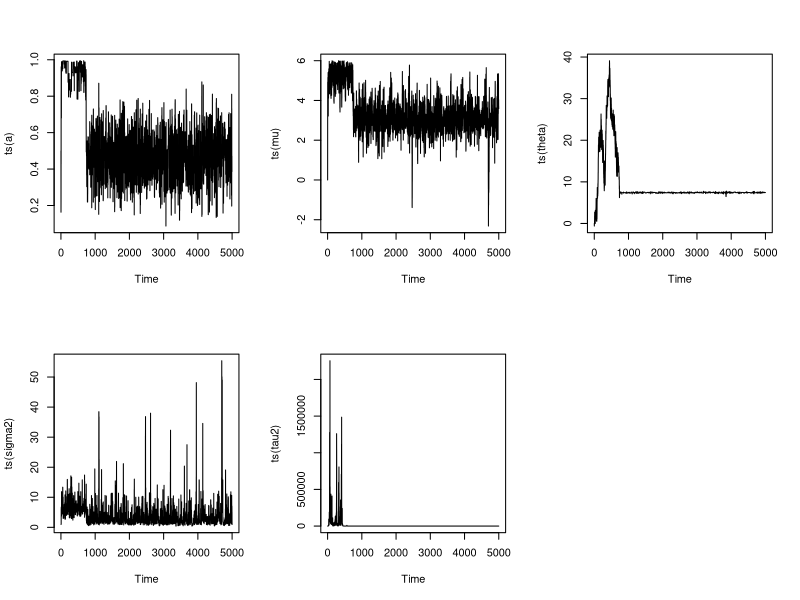
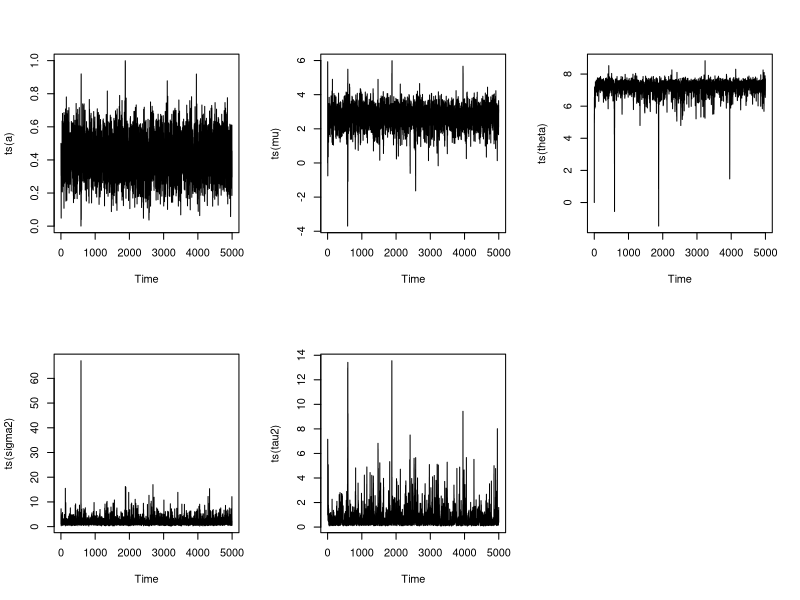

Write R code to recreate these figures, in order.
#the function of R_hat to judge the convergence
Rhat <- function(data){
  n <- dim(data)[1]
  r <- dim(data)[2]
  pj <- apply(data,2,mean)
  sj <- apply(data,2,var)
  pjk <- mean(pj)
  B <- sum((pj-pjk)^2)*n/(r-1)
  W <- mean(sj)
  R <- ((1-1/n)*W+B/n)/W
  return(R)
}

#Q1
#method 1
set.seed(0)
g <- function(x){abs(cos(x))/x*exp(-(log(x)-3)^2)}

N <- 100000  #the sample size of each estimate
estimate <- c()
data <- c()
for(i in 1:10){
  X <- rlnorm(N)
  Y <- g(X)/dlnorm(X)
  estimate[i] <- mean(Y)
  data <- cbind(data,Y)
}

mean(estimate)
sd(estimate)

#method 2
set.seed(0)
N <- 1000  #the sample size of each estimate
estimate <- c()
data <- c()
lsd= sqrt(0.5)
a=sqrt(pi)
for(i in 1:10){
  X <- rlnorm(N,3,lsd)
  Y <- abs(cos(X))
  estimate[i] <- mean(Y)
  data <- cbind(data,Y)
}
estimate= a* estimate


estimate
mean(estimate)
sd(estimate)


#Q2

#method 1
set.seed(0)

r.TruncatedNorm <- function(mu, sigma,lower,upper){
  temp <- rnorm(1,mu,sigma)
  while((temp>=upper)|(temp<=lower)){temp <- rnorm(1,mu,sigma)}
  return(temp)
}

data <- c(1, 2, 2.5, 3, 3.5, 4, 5, 7.0, 7.2, 7.3, 7.35, 7.4, 7.45, 7.5, 7.6, 7.9)

d.target <- function(a,mu,theta,sigma2,tau2){prod(a*dnorm(data,mu,sqrt(sigma2))+(1-a)*dnorm(data,theta,sqrt(tau2)))*1/sigma2*1/tau2}

N <- 5000 #sample size
M <- 5 #number of chains
A <- c()
Mu <- c()
Theta <- c()
Sigma2 <- c()
Tau2 <- c()

for(m in 1:M){
  a <- rep(NA,N);a[1] <- 0.5
  mu <- rep(NA,N);mu[1] <- 0
  theta <- rep(NA,N);theta[1] <- 0
  sigma2 <- rep(NA,N);sigma2[1] <- 1
  tau2 <- rep(NA,N);tau2[1] <- 1
  sigma <- 1 #the sigma of the proposal norm distribution
  for(i in 2:N){
    a.try <- runif(1)
    r <- d.target(a.try,mu[i-1],theta[i-1],sigma2[i-1],tau2[i-1])/d.target(a[i-1],mu[i-1],theta[i-1],sigma2[i-1],tau2[i-1])
    r <- min(r,1)
    u=runif(1,0,1)
    if(u<r){
      a[i] <- a.try
    }else{
      a[i] <- a[i-1]
    }
    
    mu.try <- r.TruncatedNorm(mu[i-1],sigma,-Inf,6)
    r <- d.target(a[i],mu.try,theta[i-1],sigma2[i-1],tau2[i-1])/d.target(a[i],mu[i-1],theta[i-1],sigma2[i-1],tau2[i-1])
    r <- min(r,1)
    u=runif(1,0,1)
    if(u<r){
      mu[i] <- mu.try
    }else{
      mu[i] <- mu[i-1]
    }
    
    theta.try <- rnorm(1,theta[i-1],sigma)
    r <- d.target(a[i],mu[i],theta.try,sigma2[i-1],tau2[i-1])/d.target(a[i],mu[i],theta[i-1],sigma2[i-1],tau2[i-1])
    r <- min(r,1)
    u=runif(1,0,1)
    if(u<r){
      theta[i] <- theta.try
    }else{
      theta[i] <- theta[i-1]
    }
    
    sigma2.try <- rlnorm(1,log(sigma2[i-1])-sigma^2/2,sigma)
    r <- d.target(a[i],mu[i],theta[i],sigma2.try,tau2[i-1])/d.target(a[i],mu[i],theta[i],sigma2[i-1],tau2[i-1])*dlnorm(sigma2[i-1],log(sigma2.try)-sigma^2/2,sigma)/dlnorm(sigma2.try,log(sigma2[i-1])-sigma^2/2,sigma)
    r <- min(r,1)
    u=runif(1,0,1)
    if(u<r){
      sigma2[i] <- sigma2.try
    }else{
      sigma2[i] <- sigma2[i-1]
    }
    
    tau2.try <- rlnorm(1,log(tau2[i-1])-sigma^2/2,sigma)
    r <- d.target(a[i],mu[i],theta[i],sigma2[i],tau2.try)/d.target(a[i],mu[i],theta[i],sigma2[i],tau2[i-1])*dlnorm(tau2[i-1],log(tau2.try)-sigma^2/2,sigma)/dlnorm(tau2.try,log(tau2[i-1])-sigma^2/2,sigma)
    r <- min(r,1)
    u=runif(1,0,1)
    if(u<r){
      tau2[i] <- tau2.try
    }else{
      tau2[i] <- tau2[i-1]
    }
  }
  
  A <- cbind(A,a)
  Mu <- cbind(Mu,mu)
  Theta <- cbind(Theta,theta)
  Sigma2 <- cbind(Sigma2,sigma2)
  Tau2 <- cbind(Tau2,tau2)
}


par(mfrow=c(2,3))
plot(ts(a))
plot(ts(mu))
plot(ts(theta))
plot(ts(sigma2))
plot(ts(tau2))

Rhat(A[-(1:(N/2)),])
Rhat(Mu[-(1:(N/2)),])
Rhat(Theta[-(1:(N/2)),])
Rhat(Sigma2[-(1:(N/2)),])
Rhat(Tau2[-(1:(N/2)),])


#method2
set.seed(0)
N <- 5000 #sample size
n <- length(data) #data size
M <- 5 #number of chains
A <- c()
Mu <- c()
Theta <- c()
Sigma2 <- c()
Tau2 <- c()

for(m in 1:M){
  a <- rep(NA,N);a[1] <- 0.5
  mu <- rep(NA,N);mu[1] <- 0
  theta <- rep(NA,N);theta[1] <- 0
  sigma2 <- rep(NA,N);sigma2[1] <- 1
  tau2 <- rep(NA,N);tau2[1] <- 1
  z <- matrix(NA,nr=N,nc=n);z[1,] <- rbinom(n,1,0.5)
  
  for(i in 2:N){
    a[i] <- rbeta(1,sum(z[i-1,])+1,sum((1-z[i-1,]))+1)
    mu[i] <- rnorm(1,5*sum(z[i-1,]*data)/(5*sum(z[i-1,])+sigma2[i-1]),sqrt(5*sigma2[i-1]/(5*sum(z[i-1,])+sigma2[i-1])))
    theta[i] <- rnorm(1,5*sum((1-z[i-1,])*data)/(5*sum((1-z[i-1,]))+tau2[i-1]),sqrt(5*tau2[i-1]/(5*sum((1-z[i-1,]))+tau2[i-1])))
    sigma2[i] <- 1/rgamma(1,sum(z[i-1,])/2+1,sum(z[i-1,]*(data-mu[i])^2)/2+1)
    tau2[i] <- 1/rgamma(1,sum((1-z[i-1,]))/2+1,sum((1-z[i-1,])*(data-theta[i])^2)/2+1)
    
    if(mu[i]>=6){
      a[i] <- 1-a[i]
      temp <- mu[i]
      mu[i] <- theta[i]
      theta[i] <- temp
      temp <- sigma2[i]
      sigma2[i] <- tau2[i]
      tau2[i] <- temp
    }
    
    a1 <- a[i]/(sigma2[i])^(5/2)*exp(-(data-mu[i])^2/2/sigma2[i])
    a2 <- (1-a[i])/(tau2[i])^(5/2)*exp(-(data-theta[i])^2/2/tau2[i])
    z[i,] <- rbinom(rep(1,n),rep(1,n),a1/(a1+a2))
  }
  
  A <- cbind(A,a)
  Mu <- cbind(Mu,mu)
  Theta <- cbind(Theta,theta)
  Sigma2 <- cbind(Sigma2,sigma2)
  Tau2 <- cbind(Tau2,tau2)
}

Rhat(A[-(1:(N/2)),])
Rhat(Mu[-(1:(N/2)),])
Rhat(Theta[-(1:(N/2)),])
Rhat(Sigma2[-(1:(N/2)),])
Rhat(Tau2[-(1:(N/2)),])

par(mfrow=c(2,3))
plot(ts(a))
plot(ts(mu))
plot(ts(theta))
plot(ts(sigma2))
plot(ts(tau2))

#d
sum((theta>mu)[-(1:(N/2))])/(N/2)

#e
mean(a[(theta>mu)[-(1:(N/2))]])